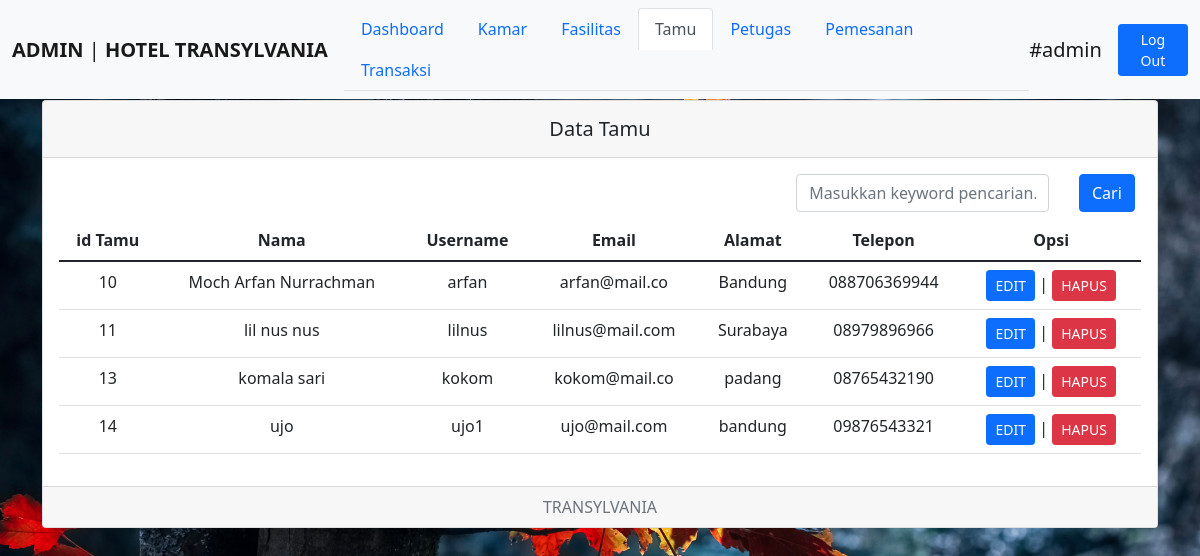
The page /admin/daftartamu.php (signed in) on the database its author committed.
### tables this page shows
CREATE TABLE `tamu` (
  `idtamu` int(11) NOT NULL,
  `username` varchar(50) NOT NULL,
  `email` varchar(50) NOT NULL,
  `nama` varchar(100) NOT NULL,
  `alamat` varchar(150) NOT NULL,
  `telepon` varchar(15) NOT NULL,
  `password` varchar(50) NOT NULL
);

### admin/daftartamu.php (the view, shortened to what this page needs)
<?php
include'fungsi/koneksi.php';
$data = mysqli_query($koneksi,"SELECT * FROM tamu");
?>
<!DOCTYPE html>
<html>
<head>
	<link rel="stylesheet" type="text/css" href="css/bootstrap.min.css">
	<link rel="stylesheet" type="text/css" href="adm.css">
</head>
<body>
	<nav class="navbar navbar-expand-lg navbar-light bg-light fixed-top">
	  	<div class="container-fluid">
	    	<a class="navbar-brand" href="#"><span style="font-weight:bold; text-transform: uppercase;"><?php
		     $nama=$_SESSION['username'];
		     $l=mysqli_query($koneksi,"SELECT level FROM login WHERE username = '$nama'");
		     $n=mysqli_fetch_array($l);
		     echo $n['level'];
		     ?></span> | <b>HOTEL TRANSYLVANIA</b> </a>
	    	<div class="collapse navbar-collapse" id="navbarSupportedContent">
	    		<ul class="nav nav-tabs me-auto mb-2 mb-lg-0">
					  <li class="nav-item">
					    <a class="nav-link" href="index.php">Dashboard</a>
					  </li>
					  <li class="nav-item">
					    <a class="nav-link" href="daftarkamar.php">Kamar</a>
					  </li>
					  <li class="nav-item">
					    <a class="nav-link" href="daftarfasilitas.php">Fasilitas</a>
					  </li>
					  <li class="nav-item">
					    <a class="nav-link active" aria-current="page" href="daftartamu.php">Tamu</a>
					  </li>
					  <li class="nav-item">
					    <a class="nav-link" href="daftarpetugas.php">Petugas</a>
					  </li>
					  <li class="nav-item">
					    <a class="nav-link" href="pemesanan.php">Pemesanan</a>
					  </li>
					  <li class="nav-item">
					    <a class="nav-link" href="daftartransaksi.php">Transaksi</a>
					  </li>
					</ul>
					<a class="navbar-brand">#<?php
		             $nama=$_SESSION['username'];
		             echo "$nama"
		             ?></a>
					<form class="d-flex">
				        <a href="logout.php" class="btn btn-primary btn-sm" type="submit">Log Out</a>
				    </form>
	    	</div>
	  	</div>
	</nav>
<div style="margin-top:100px;" class="container">
	<div class="card text-center">
  <div class="card-header">
  	<h5 class="card-title mt-2">Data Tamu</h5>
  </div>
  <div class="card-body">
  	<form action="" method="post">
  		<div class="row mb-2">
  			<div class="col-md-8">
				</div>
				<div class="col-md-3">
					<div class="form-group">
						<input type="text" name="keyword" class="form-control" autofocus autocomplete="off" placeholder="Masukkan keyword pencarian..">
					</div>
				</div>
				<div class="col-md-1">
					<div class="form-group">
						<button class="btn btn-primary" type="submit" name="cari">Cari</button>
					</div>
				</div>
			</div>
  	</form>
    <table class="table">
  <thead>
    <tr>
      <th class="col" scope="col">id Tamu</th>
      <th class="col" scope="col">Nama</th>
      <th class="col" scope="col">Username</th>
      <th class="col" scope="col">Email</th>
      <th class="col" scope="col">Alamat</th>
      <th class="col" scope="col">Telepon</th>
      <th class="col" scope="col">Opsi</th>
    </tr>
  </thead>
  <tbody>
  	<?php
  	while ($d = mysqli_fetch_array($data)) {
  		?>
  		<tr>
    		<td class="pt-2"><?php echo $d['idtamu']; ?></td>
	     	<td class="pt-2"><?php echo $d['nama']; ?></td>
		    <td class="pt-2"><?php echo $d['username']; ?></td>
		    <td class="pt-2"><?php echo $d['email']; ?></td>
		    <td class="pt-2"><?php echo $d['alamat']; ?></td>
		    <td class="pt-2"><?php echo $d['telepon']; ?></td>
		    <td class="pt-2"><a href="editamu.php?id=<?= $d['idtamu']?>" class="btn btn-primary btn-sm">EDIT</a> | <a href="fungsi/hapust.php?id=<?= $d['idtamu']?>" class="btn btn-danger btn-sm">HAPUS</a></td>
	    </tr>
    <?php
  	}
  	?>
  </tbody>
</table>
  </div>
  <div class="card-footer text-muted">
    TRANSYLVANIA
  </div>
</div>
</div>
</body>
</html>

### admin/adm.css (style rules this page uses)
body { background-image: url(../img/ht1.jpg) ; background-size: cover; background-position: cover; background-attachment: fixed; }

### rows shown on the page
tamu: idtamu "10", nama "Moch Arfan Nurrachman", username "arfan", email "arfan@mail.co", alamat "Bandung", telepon "088706369944"
tamu: idtamu "11", nama "lil nus nus", username "lilnus", email "lilnus@mail.com", alamat "Surabaya", telepon "08979896966"
tamu: idtamu "13", nama "komala sari", username "kokom", email "kokom@mail.co", alamat "padang", telepon "08765432190"
tamu: idtamu "14", nama "ujo", username "ujo1", email "ujo@mail.com", alamat "bandung", telepon "09876543321"

### other values the page prints
$n['level'] "ADMIN"
$nama "admin"
